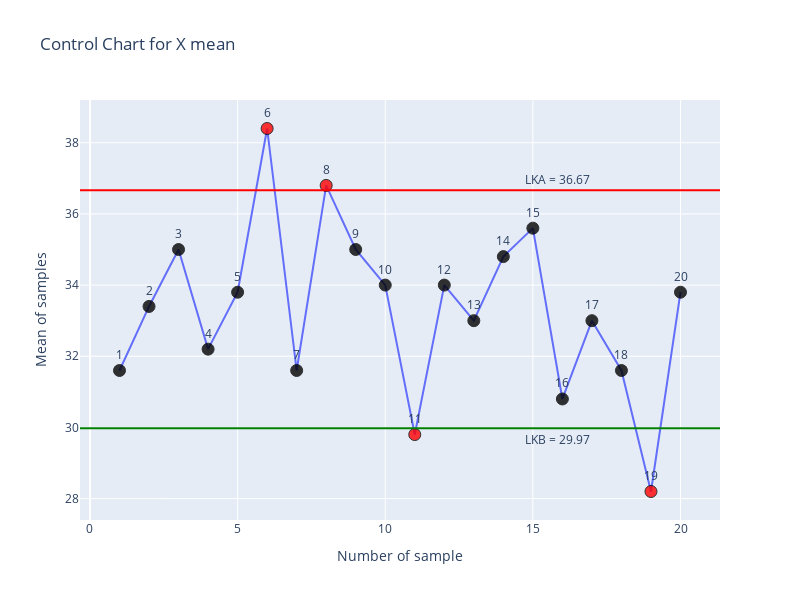

Notebook source saved alongside this figure:
### Code cell
fig = go.Figure()
fig.add_trace(go.Scatter(
    x=data["Sample"],
    y=data["Xbar"],
    mode='lines+markers+text',
    name = 'Sample mean',
    text = labels,
    textposition="top center",
    marker=dict(
        size=12,
        color=['black' if LKB_Xbar <= y <= LKA_Xbar else 'red' for y in data["Xbar"]],
        opacity=0.8,
        line=dict(width=1, color='black')
    )
))

fig.add_hline(y=LKA_Xbar, line=dict(color='Red'))
fig.add_hline(y=LKB_Xbar, line=dict(color='Green'))

fig.add_annotation(text=f"LKA = {round(LKA_Xbar,2)}", xref="paper", yref="y", x=0.8, y=LKA_Xbar+0.3, showarrow=False)
fig.add_annotation(text=f"LKB = {round(LKB_Xbar,2)}", xref="paper", yref="y", x=0.8, y=LKB_Xbar-0.3, showarrow=False)

fig.update_layout(
    title='Control Chart for X mean',
    xaxis_title='Number of sample',
    yaxis_title='Mean of samples',
    width=800,
    height=600
)

### Figure 1 — Plotly figure (JSON) as saved in the notebook; plotly's stock layout.template omitted (floating-point values rounded to 4 significant figures)
{"data": [{"marker": {"color": ["black", "black", "black", "black", "black", "red", "black", "red", "black", "black", "red", "black", "black", "black", "black", "black", "black", "black", "red", "black"], "line": {"color": "black", "width": 1}, "opacity": 0.8, "size": 12}, "mode": "lines+markers+text", "name": "Sample mean", "text": ["1", "2", "3", "4", "5", "6", "7", "8", "9", "10", "11", "12", "13", "14", "15", "16", "17", "18", "19", "20"], "textposition": "top center", "type": "scatter", "x": [1, 2, 3, 4, 5, 6, 7, 8, 9, 10, 11, 12, 13, 14, 15, 16, 17, 18, 19, 20], "y": [31.6, 33.4, 35, 32.2, 33.8, 38.4, 31.6, 36.8, 35, 34, 29.8, 34, 33, 34.8, 35.6, 30.8, 33, 31.6, 28.2, 33.8]}], "layout": {"annotations": [{"showarrow": false, "text": "LKA = 36.67", "x": 0.8, "xref": "paper", "y": 36.97, "yref": "y"}, {"showarrow": false, "text": "LKB = 29.97", "x": 0.8, "xref": "paper", "y": 29.67, "yref": "y"}], "height": 600, "shapes": [{"line": {"color": "Red"}, "type": "line", "x0": 0, "x1": 1, "xref": "x domain", "y0": 36.67, "y1": 36.67, "yref": "y"}, {"line": {"color": "Green"}, "type": "line", "x0": 0, "x1": 1, "xref": "x domain", "y0": 29.97, "y1": 29.97, "yref": "y"}], "title": {"text": "Control Chart for X mean"}, "width": 800, "xaxis": {"title": {"text": "Number of sample"}}, "yaxis": {"title": {"text": "Mean of samples"}}}}
